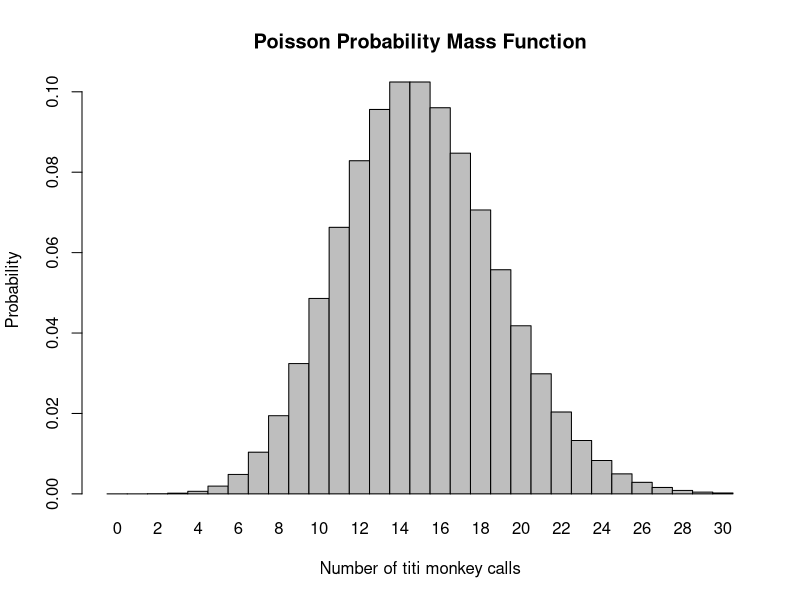
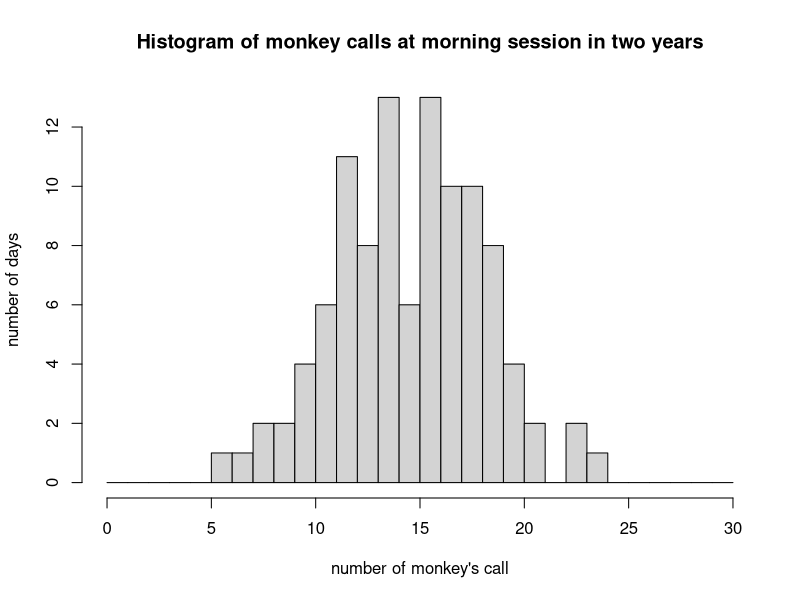

R code for these plots, in order:
## ---- chunk 1
x<-8
#calls she heard more than 8 time
aver<- 15
#average
prob<- ppois(x,lambda=aver)
#function for cumulative Probability of Possion distribution from 0 calls to 8 calls
prob<-1-prob
#subtracts the caslls from 0-8 times, left only the possibility of calls more than 8

prob

## ---- chunk 2
x<-0
#calls she heard 0 times.
aver<- 15
#average
prob<- ppois(x,lambda=aver)
#function for cumulative Probability of Possion distribution.

prob
## ---- chunk 3
x<-3
#calls she heard, exactly 3 times
aver<- 15
#average
prob<- dpois(x,lambda=aver)
#function for Probability of Possion distribution.


prob

## ---- chunk 4
x<-0:30
#Range
aver<- 15
#average
prob<- dpois(x,lambda=aver)
#function for Probability of Possion distribution.

barplot(prob,names.arg=x,space=0,xlab="Number of titi monkey calls",ylab="Probability",main="Poisson Probability Mass Function")

## ---- chunk 5
#Question 5:

aver<- 15
#set the avergae is 15 calls.
x<- rpois(104,lambda=aver)
#select 104 random values from the Poisson distribution for a average of 15) 
print(x)




#Question 6:

breaks=c(0:30)
#set a range of 0-30  

hist(x, breaks=c(0:30), freq=TRUE,main="Histogram of monkey calls at morning session in two years",xlim=range(breaks),xlab = "number of monkey's call", ylab = "number of days")
## ---- chunk 6

knitr::opts_chunk$set(echo = TRUE)
knitr::opts_chunk$set(render = function(x, ...){
    unlockBinding(".Last.value", .BaseNamespaceEnv)
    assign(".Last.value", x, .BaseNamespaceEnv)
    lockBinding(".Last.value", .BaseNamespaceEnv)
    knitr::knit_print(x, ...)
})
